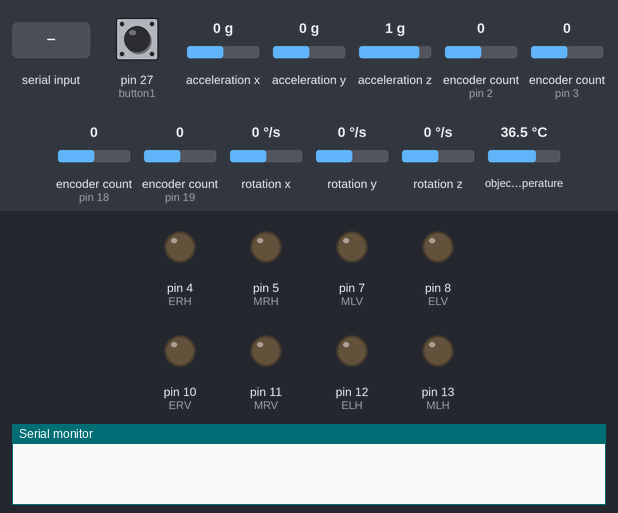
A sketch run on a simulated Arduino Mega 2560, built with avr-gcc and run on an emulated ATmega2560. On the bench: output pins drawn as LEDs (lit = HIGH), the last lines printed to the serial monitor. Wiring (inferred from the names in the program): MPU-6050 motion sensor at I2C address 0x68. Inputs (shaded band) come from the test bench; at power-on: pin 27 (button1) LOW, acceleration x 0 g, acceleration y 0 g, acceleration z 1 g, encoder count (sensors on pin 2, pin 3, pin 18, pin 19) 0, rotation x 0 °/s, rotation y 0 °/s, rotation z 0 °/s, object temperature 36.5 °C.

Above: at 1.2 s.
1.3 s: "pls#" received over Serial
At 2.3 s:
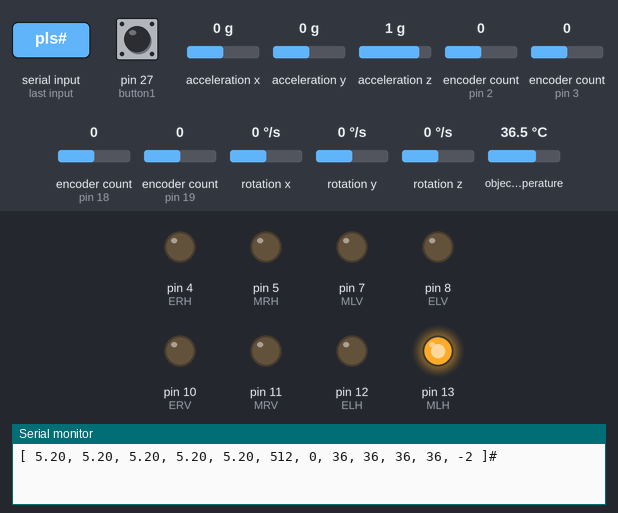
2.8 s: "straight#" received over Serial
At 3.07 s:
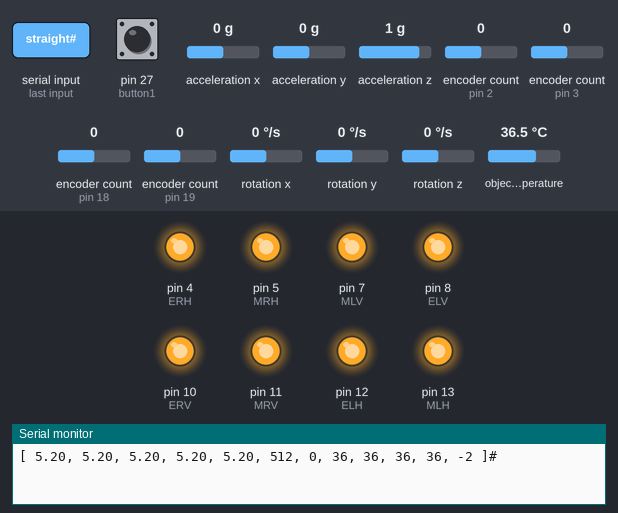
4.7 s: "reverse#" received over Serial
At 4.95 s:
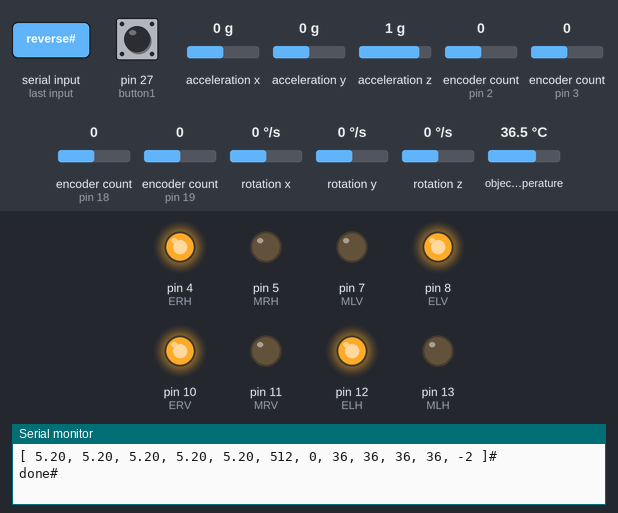
6.6 s: "right#" received over Serial
At 7.1 s:
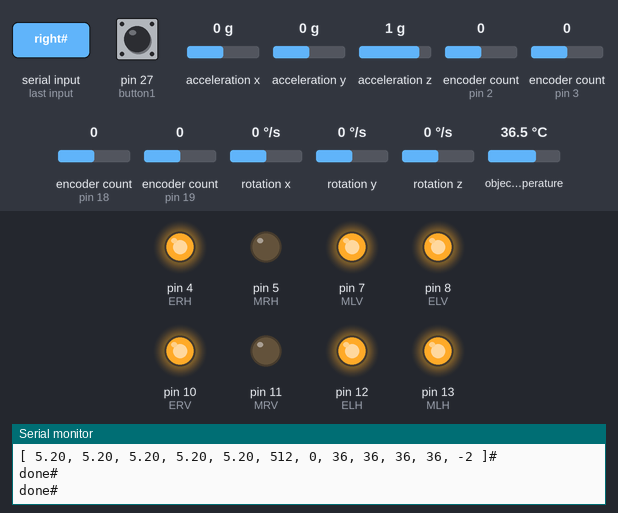
8.8 s: "left#" received over Serial
At 9.13 s:
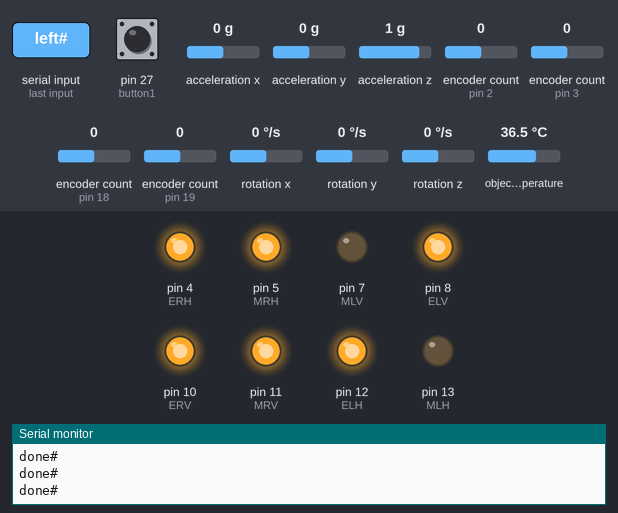
Timing chart, 0 to 11.8 s (numbered marks = the images above; inputs shaded):
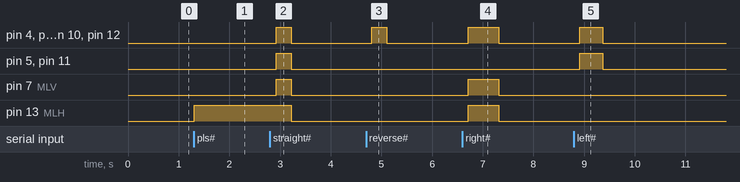

The sketch:

mega_main.ino
```cpp
#include "Wire.h"
#include <Encoder.h>
#include <Adafruit_MLX90614.h>

String message;

const byte gray1 = A10;
const byte button1 = 27;

int temp_vl;
int temp_vr;
int temp_hr;
int temp_hl;

int turn_time = 600;
int straight_time = 300;

Adafruit_MLX90614 mlx_1 = Adafruit_MLX90614(0x5E);
Adafruit_MLX90614 mlx_2 = Adafruit_MLX90614(0x6F);
Adafruit_MLX90614 mlx_3 = Adafruit_MLX90614(0x7A);
Adafruit_MLX90614 mlx_4 = Adafruit_MLX90614(0x0B);

int threshold_tile_plus = 1400;
int threshold_tile_minus = -1 * threshold_tile_plus;
const int threshold_turn_fw = 1300;
const int threshold_turn_bw = -1 * threshold_turn_fw;

int ERV = 10;
int MRV = 11;
Encoder EncoderLH(18,22);
int ELV = 8;
int MLV = 7;
Encoder EncoderLV(19, 23);
int ELH = 12;
int MLH = 13;
Encoder EncoderRV(2, 24);
int ERH = 4;
int MRH = 5;
Encoder EncoderRH(3, 25);

int realPosLH = 0;
int realPosLV = 0;
int realPosRV = 0;
int realPosRH = 0;

int gvX, gvY, gvZ, gaX = 0;
const int ACCEL_OFFSET = 200;

const int MPU_ADDR = 0x68;// I2C address of the MPU-6050.

boolean ramp = false;


volatile float IRlinkshinten = 0;
volatile float IRlinksvorne = 0;
volatile float IRvorne = 0;
volatile float IRrechtsvorne = 0;
volatile float IRrechtshinten = 0;

int grayscale = 0;

int touch = 0;

void read_data() {
  read_ir();
  read_gyro();
  read_temperature();
  read_grayscale();
  read_touch();
}

void read_ir() {
  IRlinkshinten = analogRead(A4)*0.0048828125;
  IRlinkshinten = 13*pow(IRlinkshinten, -1);
  IRlinksvorne = analogRead(A5)*0.0048828125;
  IRlinksvorne = 13*pow(IRlinksvorne, -1);
  IRvorne = analogRead(A0)*0.0048828125;
  IRvorne = 13*pow(IRvorne, -1);
  IRrechtsvorne = analogRead(A1)*0.0048828125;
  IRrechtsvorne = 13*pow(IRrechtsvorne, -1);
  IRrechtshinten = analogRead(A2)*0.0048828125;
  IRrechtshinten = 13*pow(IRrechtshinten, -1);
}

void read_gyro() {
  Wire.beginTransmission(MPU_ADDR);
  Wire.write(0x3B); // starting with register 0x3B (ACCEL_XOUT_H) [MPU-6000 and MPU-6050 Register Map and Descriptions Revision 4.2, p.40]
  Wire.endTransmission(false); // the parameter indicates that the Arduino will send a restart. As a result, the connection is kept active.
  Wire.requestFrom(MPU_ADDR, 7*2, true); // request a total of 7*2=14 registers

  gvX = Wire.read()<<8 | Wire.read();
  gvY = Wire.read()<<8 | Wire.read();
  gvZ = Wire.read()<<8 | Wire.read();

  gvX = gvX - ACCEL_OFFSET;
  gvX = map(gvX, -16800, 16800, -90, 90);
  gaX = constrain(gvX, -90, 90);

  if(gaX <= 25){
    ramp == true;
  }else{
    ramp == false;
  }
}

void read_temperature() {
  temp_vl = mlx_1.readObjectTempC();
  temp_vr = mlx_2.readObjectTempC();
  temp_hr = mlx_3.readObjectTempC();
  temp_hl = mlx_4.readObjectTempC();
}

void read_grayscale() {
  grayscale = analogRead(gray1);
}

void read_touch() {
  touch = digitalRead(button1);
}

void straight() {
  EncoderLH.write(0);
  EncoderLV.write(0);
  EncoderRV.write(0);
  EncoderRH.write(0);
  delay(100);
  digitalWrite(MLH,HIGH);
  analogWrite(ELH,255);
  digitalWrite(MLV,HIGH);
  analogWrite(ELV,255);
  digitalWrite(MRV,HIGH);
  analogWrite(ERV,255);
  digitalWrite(MRH,HIGH);
  analogWrite(ERH,255);

  /*while (true) {
    realPosLH = EncoderLH.read();
    realPosLV = EncoderLV.read();
    realPosRV = EncoderRV.read();
    realPosRH = EncoderRH.read();

    if (realPosLH >= threshold_tile_plus) {
      digitalWrite(MLH, LOW);
      analogWrite(ELH, 0);
    }
    if (realPosLV >= threshold_tile_plus) {
      digitalWrite(MLV, LOW);
      analogWrite(ELV, 0);
    }
    if (realPosRV <= threshold_tile_minus) {
      digitalWrite(MRV, LOW);
      analogWrite(ERV, 0);
    }
    if (realPosRH <= threshold_tile_minus) {
      digitalWrite(MRH, LOW);
      analogWrite(ERH, 0);
    }
    if (realPosLH >= threshold_tile_plus && realPosLV > threshold_tile_plus && realPosRV <= threshold_tile_minus && realPosRH <= threshold_tile_minus) {
      break;
    }
  }*/

  delay(straight_time);
      digitalWrite(MLH, LOW);
      analogWrite(ELH, 0);
      digitalWrite(MLV, LOW);
      analogWrite(ELV, 0);
      digitalWrite(MRV, LOW);
      analogWrite(ERV, 0);
      digitalWrite(MRH, LOW);
      analogWrite(ERH, 0);
      Serial.println("done#");
}

void reverse() {
  EncoderLH.write(0);
  EncoderLV.write(0);
  EncoderRV.write(0);
  EncoderRH.write(0);
  delay(100);
  digitalWrite(MLH,LOW);
  analogWrite(ELH,255);
  digitalWrite(MLV,LOW);
  analogWrite(ELV,255);
  digitalWrite(MRV,LOW);
  analogWrite(ERV,255);
  digitalWrite(MRH,LOW);
  analogWrite(ERH,255);

  delay(straight_time);
  digitalWrite(MLH, LOW);
  analogWrite(ELH, 0);
  digitalWrite(MLV, LOW);
  analogWrite(ELV, 0);
  digitalWrite(MRV, LOW);
  analogWrite(ERV, 0);
  digitalWrite(MRH, LOW);
  analogWrite(ERH, 0);
  Serial.println("done#");
/*
  while (true) {
    realPosLH = EncoderLH.read();
    realPosLV = EncoderLV.read();
    realPosRV = EncoderRV.read();
    realPosRH = EncoderRH.read();

    if (realPosLH <= threshold_tile_minus) {
      digitalWrite(MLH, LOW);
      analogWrite(ELH, 0);
    }
    if (realPosLV <= threshold_tile_minus) {
      digitalWrite(MLV, LOW);
      analogWrite(ELV, 0);
    }
    if (realPosRV >= threshold_tile_plus) {
      digitalWrite(MRV, LOW);
      analogWrite(ERV, 0);
    }
    if (realPosRH >= threshold_tile_plus) {
      digitalWrite(MRH, LOW);
      analogWrite(ERH, 0);
    }
    if (realPosLH <= threshold_tile_minus and realPosLV <= threshold_tile_minus and realPosRV >= threshold_tile_plus and realPosRH >= threshold_tile_plus) {
      break;
    }
  }*/
}

void right() {
  EncoderLH.write(0);
  EncoderLV.write(0);
  EncoderRV.write(0);
  EncoderRH.write(0);
  delay(100);
  digitalWrite(MLH,HIGH);
  analogWrite(ELH,255);
  digitalWrite(MLV,HIGH);
  analogWrite(ELV,255);
  digitalWrite(MRV,LOW);
  analogWrite(ERV,255);
  digitalWrite(MRH,LOW);
  analogWrite(ERH,255);

  /*while (true) {
    realPosLH = EncoderLH.read();
    realPosLV = EncoderLV.read();
    realPosRV = EncoderRV.read();
    realPosRH = EncoderRH.read();

    if (realPosLH >= threshold_turn_fw) {
      digitalWrite(MLH, LOW);
      analogWrite(ELH, 0);
    }
    if (realPosLV >= threshold_turn_fw) {
      digitalWrite(MLV, LOW);
      analogWrite(ELV, 0);
    }
    if (realPosRV >= threshold_turn_fw) {
      digitalWrite(MRV, LOW);
      analogWrite(ERV, 0);
    }
    if (realPosRH >= threshold_turn_fw) {
      digitalWrite(MRH, LOW);
      analogWrite(ERH, 0);
    }
    if (realPosLH >= threshold_turn_fw and realPosLV >= threshold_turn_fw and realPosRV >= threshold_turn_fw and realPosRH >= threshold_turn_fw) {
      break;
    }
  }*/
  delay(turn_time);
  digitalWrite(MLH, LOW);
  analogWrite(ELH, 0);
  digitalWrite(MLV, LOW);
  analogWrite(ELV, 0);
  digitalWrite(MRV, LOW);
  analogWrite(ERV, 0);
  digitalWrite(MRH, LOW);
  analogWrite(ERH, 0);
  Serial.println("done#");
}

void left() {
  EncoderLH.write(0);
  EncoderLV.write(0);
  EncoderRV.write(0);
  EncoderRH.write(0);
  delay(100);
  digitalWrite(MLH,LOW);
  analogWrite(ELH,255);
  digitalWrite(MLV,LOW);
  analogWrite(ELV,255);
  digitalWrite(MRV,HIGH);
  analogWrite(ERV,255);
  digitalWrite(MRH,HIGH);
  analogWrite(ERH,255);

  /*while (true) {
   * s
    realPosLH = EncoderLH.read();
    realPosLV = EncoderLV.read();
    realPosRV = EncoderRV.read();
    realPosRH = EncoderRH.read();

    if (realPosLH <= threshold_turn_bw) {
      digitalWrite(MLH, LOW);
      analogWrite(ELH, 0);
    }
    if (realPosLV <= threshold_turn_bw) {
      digitalWrite(MLV, LOW);
      analogWrite(ELV, 0);
    }
    if (realPosRV <= threshold_turn_bw) {
      digitalWrite(MRV, LOW);
      analogWrite(ERV, 0);
    }
    if (realPosRH <= threshold_turn_bw) {
      digitalWrite(MRH, LOW);
      analogWrite(ERH, 0);
    }
    if (realPosLH <= threshold_turn_bw and realPosLV <= threshold_turn_bw and realPosRV <= threshold_turn_bw and realPosRH <= threshold_turn_bw) {
      break;
    }
  }*/

  delay(turn_time-150);
  digitalWrite(MLH, LOW);
  analogWrite(ELH, 0);
  digitalWrite(MLV, LOW);
  analogWrite(ELV, 0);
  digitalWrite(MRV, LOW);
  analogWrite(ERV, 0);
  digitalWrite(MRH, LOW);
  analogWrite(ERH, 0);
  Serial.println("done#");
}

void setup() {
  Serial.begin(9600);

  mlx_1.begin();
  mlx_2.begin();
  mlx_3.begin();
  mlx_4.begin();

  pinMode(MLH,OUTPUT);
  pinMode(ELH,OUTPUT);
  pinMode(MLV,OUTPUT);
  pinMode(ELV,OUTPUT);
  pinMode(MRV,OUTPUT);
  pinMode(ERV,OUTPUT);
  pinMode(MRH,OUTPUT);
  pinMode(ERH,OUTPUT);

  pinMode(button1, INPUT);

  Wire.begin();
  Wire.beginTransmission(MPU_ADDR);
  Wire.write(0x6B);
  Wire.write(0);
  Wire.endTransmission();

}

void loop() {
  delay(25);
}

void serialEvent() {
  while(Serial.available()) {
    message = Serial.readStringUntil('#');
    if (message == "pls") {
      pinMode(LED_BUILTIN, OUTPUT);
      digitalWrite(LED_BUILTIN, HIGH);
      //Daten formatieren
        read_data();
        delay(10);
      Serial.println(String("[ " + String(IRlinkshinten)
      + ", " + String(IRlinksvorne) + ", " + String(IRvorne) + ", " + String(IRrechtsvorne)
      + ", " + String(IRrechtshinten) + ", " + String(grayscale) + ", " + String(touch)
      + ", " + String(temp_vl) + ", " + String(temp_vr) + ", " + String(temp_hl)
      + ", " + String(temp_hr) + ", " + String(gaX) + " ]#"));
      message = "";
    }
    else if (message == "straight") {
      straight();
    }
    else if (message == "reverse") {
      reverse();
    }
    else if (message == "right") {
      right();
    }
    else if (message == "left") {
      left();
    }
  }
}
```

Measured:
- after the input at 1.3 s, pin 13 (MLH): LOW → HIGH at once
- after the input at 2.8 s, pin 4 (ERH), pin 5 (MRH), pin 7 (MLV), pin 8 (ELV), pin 10 (ERV), pin 11 (MRV), pin 12 (ELH): LOW → HIGH after 0.12 s, → LOW 0.30 s later; pin 13 (MLH): HIGH → LOW after 0.42 s
- after the input at 4.7 s, pin 4 (ERH), pin 8 (ELV), pin 10 (ERV), pin 12 (ELH): LOW → HIGH after 0.11 s, → LOW 0.30 s later
- after the input at 6.6 s, pin 4 (ERH), pin 7 (MLV), pin 8 (ELV), pin 10 (ERV), pin 12 (ELH), pin 13 (MLH): LOW → HIGH after 0.11 s, → LOW 0.60 s later
- after the input at 8.8 s, pin 4 (ERH), pin 5 (MRH), pin 8 (ELV), pin 10 (ERV), pin 11 (MRV), pin 12 (ELH): LOW → HIGH after 0.11 s, → LOW 0.45 s later
